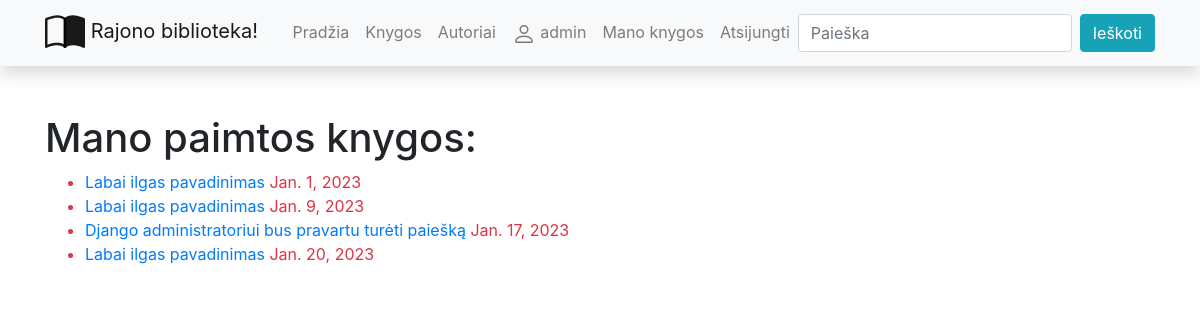
The page /library/mybooks/ (signed in) on the database as committed earlier.
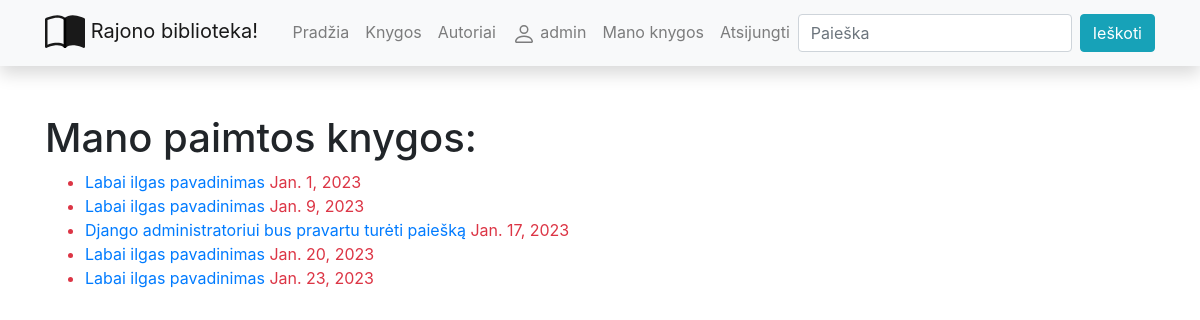
The same page on the database as committed later.
### library/models.py (models this page shows, shortened)
class BookInstance(models.Model):
    id = models.UUIDField(primary_key=True, default=uuid.uuid4, help_text='Unikalus knygos kopijos ID')
    book = models.ForeignKey('Book', on_delete=models.SET_NULL, null=True)
    due_back = models.DateField('Bus prieinama', null=True, blank=True)
    LOAN_STATUS = (
        ('a', 'Administruojama'),
        ('p', 'Paimta'),
        ('g', 'Galima paimti'),
        ('r', 'Rezervuota')
    )
    status = models.CharField(
        max_length=1,
        choices=LOAN_STATUS,
        blank=True,
        default='a',
        help_text='Status'
    )
    reader = models.ForeignKey(User, on_delete=models.SET_NULL, null=True, blank=True)
    @property
    def is_overdue(self):
        if self.due_back and date.today() > self.due_back:
            return True
        return False
    class Meta:
        ordering = ['due_back']  # admin svetainės settingas, kaip rikiuojama

class Book(models.Model):
    title = models.CharField('Pavadinimas', max_length=200)
    author = models.ForeignKey('Author', on_delete=models.SET_NULL, null=True, related_name='books')
    summary = models.TextField('Aprašymas', max_length=1000, help_text='Trumpas knygos aprašymas')
    isbn = models.CharField('ISBN', max_length=13)
    genre = models.ManyToManyField(Genre, help_text='Išrinkite žanrą/us šiai knygai')
    cover = models.ImageField('Viršelis', upload_to='covers', null=True)
    def display_genre(self):
        return '; '.join([genre.name for genre in self.genre.all()])
    display_genre.short_description = 'Žanras'
    class Meta:
        verbose_name = "Knyga"
        verbose_name_plural = "Knygos"

### library/views.py (the view)
# urls.py: path('mybooks/', views.LoanedBooksByUserListView.as_view(), name='my-borrowed'),
class LoanedBooksByUserListView(LoginRequiredMixin, generic.ListView):
    model = BookInstance
    template_name = "user_books.html"
    def get_queryset(self):
        return BookInstance.objects.filter(reader=self.request.user).filter(status__exact="p").order_by("due_back")

### library/templates/user_books.html
{% extends "base.html" %}
{% block content %}
<h1>Mano paimtos knygos:</h1>
{% if bookinstance_list %}
<ul>
    {% for bookinst_obj in bookinstance_list %}
    <li class="{% if bookinst_obj.is_overdue %}text-danger{% endif %}">
    <a href="{% url 'book-detail' bookinst_obj.book.pk %}">{{ bookinst_obj.book.title }}</a>
        {{ bookinst_obj.due_back }}
        </li>
    {% endfor %}
</ul>
{% else %}
<p>Šiuo metu nesate paėmęs jokių knygų!</p>
{% endif %}
{% endblock %}

Rows that differ between the two databases and show on the page:
now on this page (row edited): BookInstance: book "Labai ilgas pavadinimas", due_back "Jan. 23, 2023"
